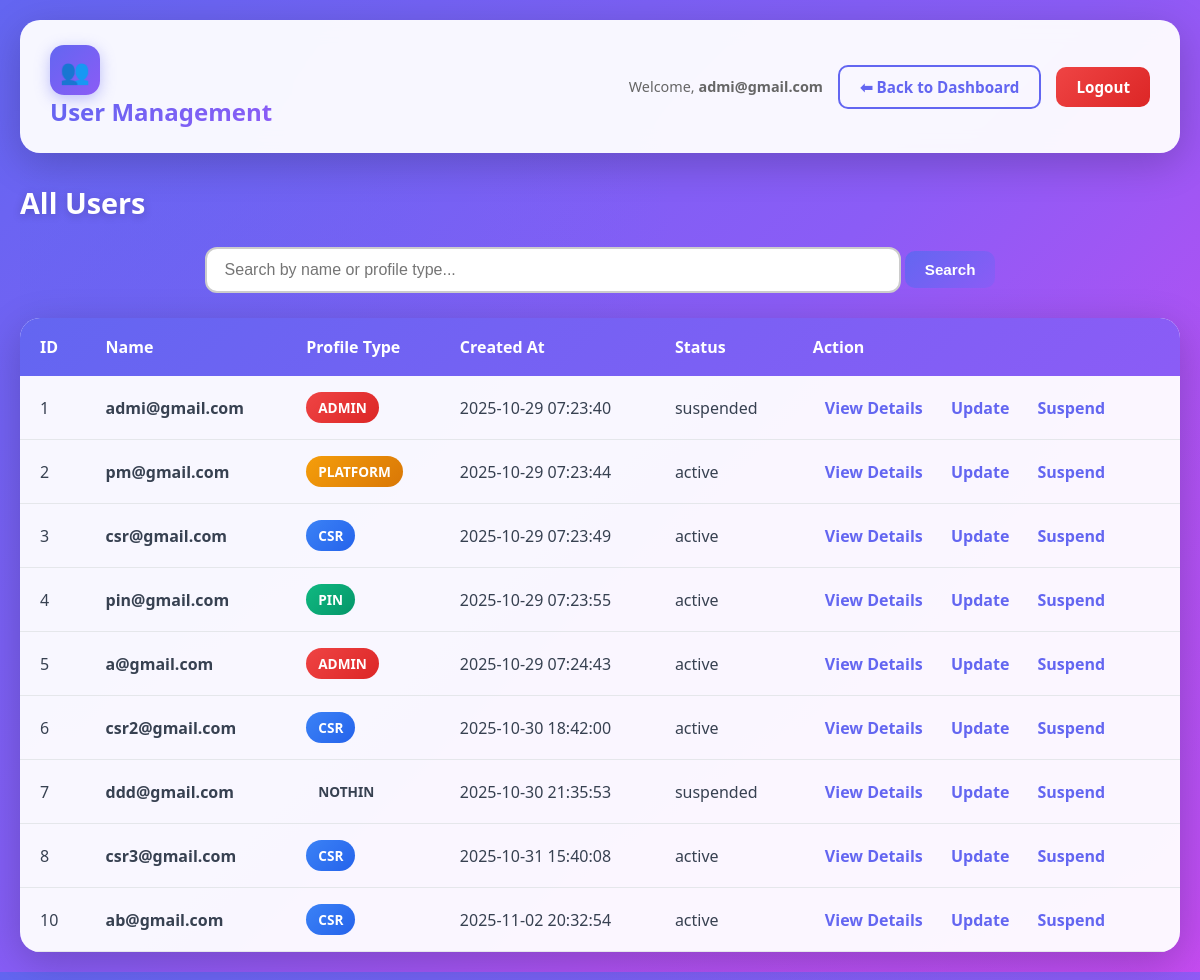
/CSIT314v3/Boundary/view_users.php (signed in), run on the app's committed database.
### tables this page shows
CREATE TABLE `users` (
  `id` int(11) NOT NULL,
  `name` varchar(100) NOT NULL,
  `password_hash` varchar(255) NOT NULL,
  `profile_type` varchar(50) NOT NULL,
  `status` enum('active','suspended') DEFAULT 'active',
  `created_at` timestamp NOT NULL DEFAULT current_timestamp()
);

### CSIT314v3/Entity/userAccount.php (called while the page is built, shortened)
<?php
final class userAccount {
    private static function getConnection(): PDO {
        try {
            $host = '127.0.0.1';
            $db   = 'csit314';
            $user = 'root';
            $pass = '';
            $dsn  = "mysql:host=$host;dbname=$db;charset=utf8mb4";
            return new PDO($dsn, $user, $pass, [
                PDO::ATTR_ERRMODE => PDO::ERRMODE_EXCEPTION,
                PDO::ATTR_DEFAULT_FETCH_MODE => PDO::FETCH_ASSOC,
            ]);
        } catch (PDOException $e) {
            error_log('Database connection error: ' . $e->getMessage());
            throw new PDOException('Could not connect to database.');
        }
    }
    public static function searchUsers(string $term): array {
    try {
        $pdo = self::getConnection();
        $query = "
            SELECT id, name, profile_type, created_at, status
            FROM users
            WHERE name LIKE :term
               OR profile_type LIKE :term
               OR status LIKE :term
            ORDER BY id ASC
        ";
        $stmt = $pdo->prepare($query);
        $stmt->execute([':term' => "%{$term}%"]);
        return $stmt->fetchAll(\PDO::FETCH_ASSOC);
    } catch (\PDOException $e) {
        error_log('Error searching users: ' . $e->getMessage());
        return [];
    }
}
}

### CSIT314v3/Controller/SearchUserController.php (called while the page is built, shortened)
<?php
require_once __DIR__ . '/../Entity/userAccount.php';
final class SearchUserController
{
    public function searchUsers(string $term): array {
        return userAccount::searchUsers($term);
    }
}

### CSIT314v3/Boundary/view_users.php (the view, shortened to what this page needs)
<?php
require_once __DIR__ . '/../Controller/SearchUserController.php';
function esc($val): string
{
    return htmlspecialchars((string)($val ?? ''), ENT_QUOTES, 'UTF-8');
}
function displayUserSearchView(): void
{
    $searchTerm = trim($_GET['q'] ?? '');
    $searchController = new SearchUserController();
    $users = $searchController->searchUsers($searchTerm);
    echo "<h2>All Users</h2>";
    echo "<form method='get' class='search-form'>
            <input type='text' name='q' placeholder='Search by name or profile type...' value='" . esc($searchTerm) . "'>
            <button type='submit' class='btn btn-primary'>Search</button>
          </form>";
    echo "<div class='table-container'>
            <table>
              <thead>
                <tr>
                  <th>ID</th>
                  <th>Name</th>
                  <th>Profile Type</th>
                  <th>Created At</th>
                  <th>Status</th>
                  <th>Action</th>
                </tr>
              </thead>
              <tbody>";
    foreach ($users as $user) {
        $id = esc($user['id']);
        $name = esc($user['name']);
        $profile = esc($user['profile_type']);
        $created = esc($user['created_at']);
        $status = esc($user['status']);
        $currentUserId = (int)($_SESSION['user_id'] ?? 0);
        $isSuspended = ($status === 'Suspended');
        $actionText  = $isSuspended ? 'Activate' : 'Suspend';
        $sParam      = $isSuspended ? 0 : 1;
        $baseSuspend = '/CSIT314v3/Boundary/suspendAccPage.php';
        $suspendUrl  = $baseSuspend . '?' . http_build_query([
          'id'     => $id,
          'action' => 'suspend',
          's'      => $sParam,
        ]);
        echo '<tr>';
        echo '  <td>'.$id.'</td>';
        echo '  <td><strong>'.$name.'</strong></td>';
        echo '  <td><span class="badge badge-'.$profile.'">'.$profile.'</span></td>';
        echo '  <td>'.$created.'</td>';
        echo '  <td>'.$status.'</td>';
        echo '  <td>';
        echo '    <a href="?id='.$id.'" class="action-link">View Details</a> ';
        echo '    <a href="update_usersPg.php?id='.$id.'" class="action-link">Update</a> ';
        if ($id === $currentUserId) {
          echo '    <span class="action-link" style="opacity:.45" title="You cannot act on yourself">—</span>';
        } else {
          echo '    <a href="'.$suspendUrl.'" class="action-link" ';
          echo '       onclick="return confirm(\'' . ($isSuspended ? 'Activate' : 'Suspend') . ' this user?\');">';
          echo          $actionText . '</a>';
        }
        echo '  </td>';
        echo '</tr>';
    }
    echo "</tbody></table></div>";
}
$userName = htmlspecialchars($_SESSION['name'] ?? 'User');
?>
<!DOCTYPE html>
<html lang="en">
<head>
</head>
<body>
  <div class="header">
    <div class="header-left">
      <div class="logo">👥</div>
      <div class="header-title">User Management</div>
    </div>
    <div class="user-info">
      <span class="welcome-text">Welcome, <strong><?= $userName ?></strong></span>
      <a href="admin_dashboard.php" class="btn btn-secondary">⬅ Back to Dashboard</a>
      <a href="logout.php" class="btn btn-logout">Logout</a>
    </div>
  </div>
  <div class="container">
    <?php
    if (isset($_GET['id']) && is_numeric($_GET['id'])) {
        displayUserDetail((int)$_GET['id']);
    } else {
        displayUserSearchView();
    }
    ?>
  </div>
</body>
</html>

### CSIT314v3/Boundary/view_users.php (style rules this page uses)
* { margin:0; padding:0; box-sizing:border-box; }
body { font-family: 'Segoe UI', Tahoma, Geneva, Verdana, sans-serif; min-height:100vh; background: linear-gradient(135deg, #6366f1 0%, #8b5cf6 50%, #d946ef 100%); padding:20px; position:relative; overflow-x:hidden; }
body::before { content:''; position:absolute; width:100%; height:100%; background: radial-gradient(circle at 10% 20%, rgba(99,102,241,0.4) 0%, transparent 40%), radial-gradient(circle at 90% 80%, rgba(139,92,246,0.4) 0%, transparent 40%); animation:pulse 8s ease-in-out infinite; z-index:0; }
.header { max-width:1200px; margin:0 auto 30px; background:rgba(255,255,255,0.95); backdrop-filter:blur(10px); border-radius:20px; padding:25px 30px; box-shadow:0 10px 40px rgba(0,0,0,0.2); display:flex; justify-content:space-between; align-items:center; position:relative; z-index:1; }
.logo { width:50px; height:50px; background:linear-gradient(135deg,#6366f1 0%,#8b5cf6 100%); border-radius:14px; display:flex; align-items:center; justify-content:center; font-size:1.5rem; color:white; box-shadow:0 4px 15px rgba(99,102,241,0.4); }
.header-title { font-size:1.5rem; font-weight:700; background:linear-gradient(135deg,#6366f1 0%,#8b5cf6 100%); -webkit-background-clip:text; -webkit-text-fill-color:transparent; }
.user-info { display:flex; align-items:center; gap:15px; }
.welcome-text { color:#666; font-size:0.9rem; }
.btn { padding:10px 20px; border:none; border-radius:10px; font-weight:600; cursor:pointer; text-decoration:none; transition:all 0.3s ease; display:inline-block; font-size:0.95rem; }
.btn-primary { background:linear-gradient(135deg,#6366f1 0%,#8b5cf6 100%); color:white; }
.btn-secondary { background:transparent; color:#6366f1; border:2px solid #6366f1; }
.btn-logout { background:linear-gradient(135deg,#ef4444 0%,#dc2626 100%); color:white; }
.container { max-width:1200px; margin:0 auto; position:relative; z-index:1; }
h2 { font-size:1.8rem; font-weight:700; margin-bottom:25px; color:white; text-shadow:0 2px 10px rgba(0,0,0,0.2); }
.search-form { margin-bottom:25px; text-align:center; }
.search-form input[type='text'] { padding:12px 18px; font-size:1rem; border:2px solid #ccc; border-radius:12px; width:60%; transition:0.3s; }
.table-container { background:rgba(255,255,255,0.95); border-radius:20px; overflow:hidden; box-shadow:0 10px 40px rgba(0,0,0,0.2); }
table { width:100%; border-collapse:collapse; }
thead { background:linear-gradient(135deg,#6366f1 0%,#8b5cf6 100%); color:white; }
thead th { padding:18px 20px; text-align:left; }
tbody td { padding:16px 20px; color:#374151; border-bottom:1px solid #e5e7eb; }
.badge { display:inline-block; padding:6px 12px; border-radius:20px; font-size:0.85rem; font-weight:600; text-transform:uppercase; }
.badge-admin { background:linear-gradient(135deg,#ef4444,#dc2626); color:white; }
.badge-csr { background:linear-gradient(135deg,#3b82f6,#2563eb); color:white; }
.badge-pin { background:linear-gradient(135deg,#10b981,#059669); color:white; }
.badge-platform { background:linear-gradient(135deg,#f59e0b,#d97706); color:white; }
.action-link { color:#6366f1; text-decoration:none; font-weight:600; padding:6px 12px; border-radius:8px; }

### data on the page
users: id "1", name "admi@gmail.com", profile_type "ADMIN", created_at "2025-10-29 07:23:40", status "suspended", status "Suspend"
users: id "2", name "pm@gmail.com", profile_type "PLATFORM", created_at "2025-10-29 07:23:44", status "active", status "Suspend"
users: id "3", name "csr@gmail.com", profile_type "CSR", created_at "2025-10-29 07:23:49", status "active", status "Suspend"
users: id "4", name "pin@gmail.com", profile_type "PIN", created_at "2025-10-29 07:23:55", status "active", status "Suspend"
users: id "5", name "a@gmail.com", profile_type "ADMIN", created_at "2025-10-29 07:24:43", status "active", status "Suspend"
users: id "6", name "csr2@gmail.com", profile_type "CSR", created_at "2025-10-30 18:42:00", status "active", status "Suspend"
users: id "7", name "ddd@gmail.com", profile_type "NOTHIN", created_at "2025-10-30 21:35:53", status "suspended", status "Suspend"
users: id "8", name "csr3@gmail.com", profile_type "CSR", created_at "2025-10-31 15:40:08", status "active", status "Suspend"
users: id "10", name "ab@gmail.com", profile_type "CSR", created_at "2025-11-02 20:32:54", status "active", status "Suspend"

### other printed values
$userName "admi@gmail.com"
